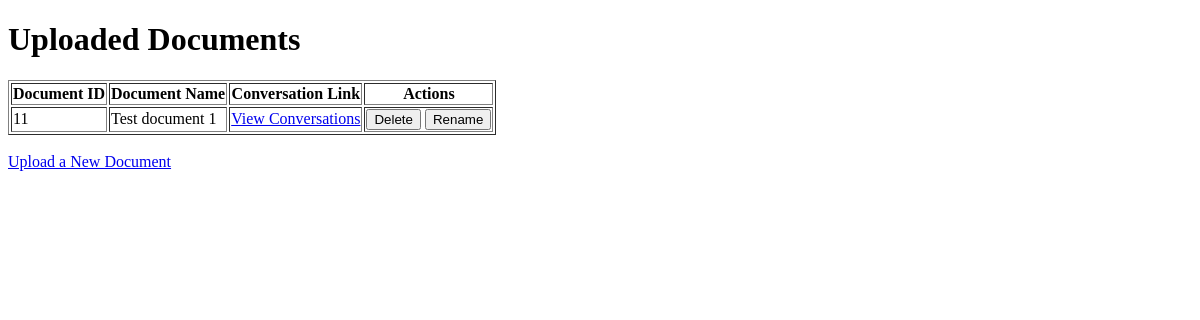
The page /documents/ on the database as committed earlier.
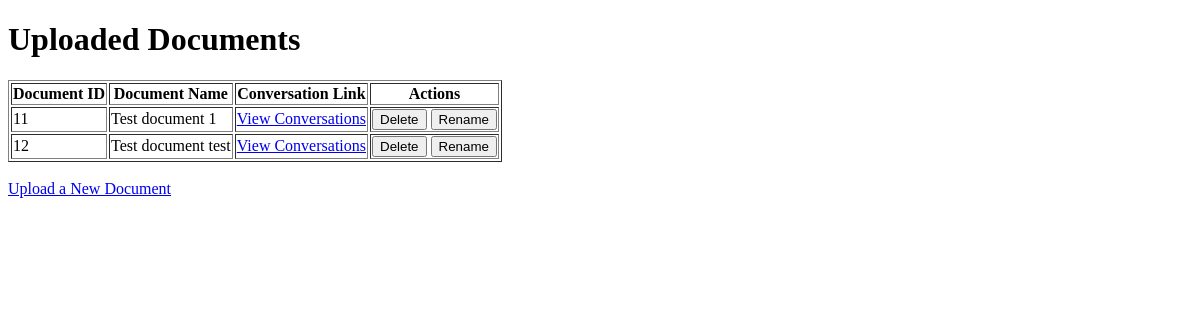
The same page on the database as committed later.
### myapp/models.py (models this page shows, shortened)
class Document(models.Model):
    name = models.CharField(max_length=255)  # Document name provided by user
    date_uploaded = models.DateTimeField(auto_now_add=True)  # Auto-set the date when uploaded

### myapp/views.py (the view)
# urls.py: path('documents/', views.document_list, name='document_list'),
def document_list(request):
    documents = Document.objects.all()
    return render(request, 'document_list.html', {'documents': documents})

### myapp/templates/document_list.html (shortened to what this page needs)
<!DOCTYPE html>
<html lang="en">
<head>
</head>
<body>
    <h1>Uploaded Documents</h1>
    <table border="1">
        <thead>
            <tr>
                <th>Document ID</th>
                <th>Document Name</th>
                <th>Conversation Link</th>
                <th>Actions</th>
            </tr>
        </thead>
        <tbody>
            {% for document in documents %}
            <tr>
                <td>{{ document.id }}</td>
                <td>{{ document.name }}</td>
                <td><a href="{% url 'convo_list' document.id %}">View Conversations</a></td>
                <td>
                    <form action="{% url 'delete_document' document.id %}" method="post" onsubmit="return confirm('Are you sure you want to delete this document?');">
                        <button type="submit">Delete</button>
                    </form>
                    <button type="button" onclick="toggleRenameForm(document.id);">Rename</button>
                </td>
            </tr>
            {% endfor %}
        </tbody>
    </table>
    <br>
    <a href="{% url 'upload' %}">Upload a New Document</a>
</body>
</html>

Rows that differ between the two databases and show on the page:
added Document: id "12", name "Test document test"
